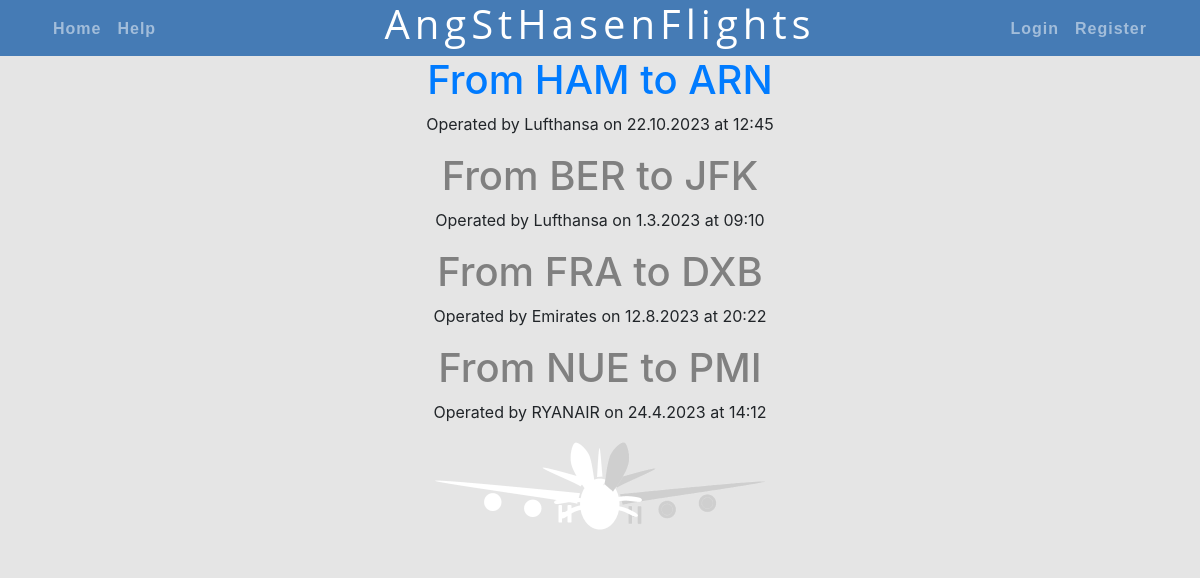
The app's page /flights/, older data.
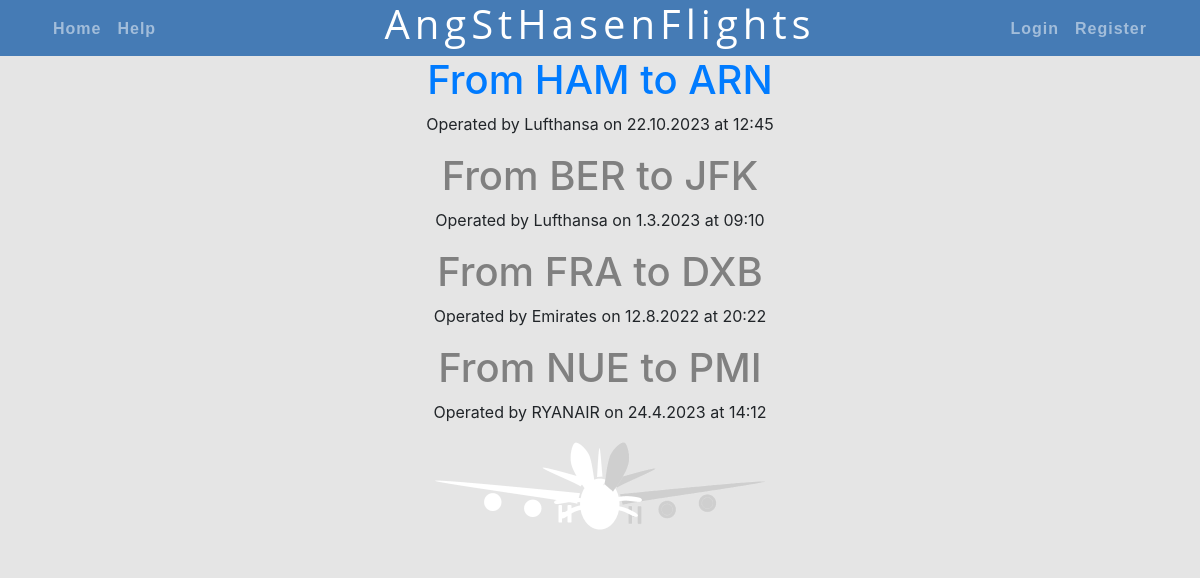
The same page, newer data.
### flightseats/models.py (models this page shows, shortened)
class Flight(models.Model):
    year = models.IntegerField(default=0)
    month = models.IntegerField(default=0)
    day = models.IntegerField(default=0)
    airline = models.CharField(max_length=250, default="Airline")
    flight_number = models.IntegerField(default=0)
    origin_airport = models.CharField(max_length=250, default="Airport")
    dest_airport = models.CharField(max_length=250, default="destination")
    departure = models.CharField(max_length=250, default="Time")

### flightseats/views.py (the view)
def flights(request):
    context = {
        'flights_bookable': Flight.objects.all()[0:1],  # first object is clickable/bookable
        'flights_rest': Flight.objects.all()[1:],  # bookable
        'current_user': request.user  # needed for black header on every page
    }
    return render(request, 'flightseats/flights.html', context)

### flightseats/templates/flightseats/flights.html
{% extends "flightseats/base.html" %}
{% block content %}
{% for flight in flights_bookable %}
<a href="{% url  'booking'  %}"><h1> From {{ flight.origin_airport }} to
    {{ flight.dest_airport }} </h1></a>
<p>Operated by {{ flight.airline }} on {{ flight.day }}.{{ flight.month }}.{{ flight.year }}
    at {{ flight.departure }}</p>
{% endfor %}
{% for flight in flights_rest %}
<a style="color:grey"><h1> From {{ flight.origin_airport }} to
    {{ flight.dest_airport }} </h1></a>
<p>Operated by {{ flight.airline }} on {{ flight.day }}.{{ flight.month }}.{{ flight.year }}
    at {{ flight.departure }}</p>
{% endfor %}
{% endblock content %}

### flightseats/templates/flightseats/base.html (shortened to what this page needs)
<!DOCTYPE html>
<html lang="en">
<head>
    <link rel="stylesheet" href="https://cdn.jsdelivr.net/npm/bootstrap@4.0.0/dist/css/bootstrap.min.css"
>
</head>
<body>
</body>
<header>
    <h1>
    </h1>
    <header class="site-header" style = "height: 0px">
        {% if user.is_authenticated %}
        <nav class="navbar navbar-expand-md navbar-dark bg-steel fixed-top" style="position: relative; top: -55px">
            {% else %}
        <nav class="navbar navbar-expand-md navbar-dark bg-steel fixed-top" style="position: relative; top:-55px">
            {% endif %}
            <div class="container">
                <div class="collapse navbar-collapse" id="navbarToggle">
                    <div class="navbar-nav mr-auto">
                        <a class="nav-item nav-link" href="{% url 'flightseats-home' %}">Home</a>
                        <a class="nav-item nav-link" href="{% url 'help' %}">Help</a>
                    </div>
                    <div class="navbar-nav">
                        {% if user.is_superuser %}
                        <a class="nav-item nav-link" href="{% url 'flights' %}">Book seat</a>
                        <a class="nav-item nav-link" href="/admin/">Admin terminal</a>
                        <a class="nav-item nav-link" href="{% url 'logout' %}">Logout</a>
                        {% elif user.is_authenticated %}
                        <a class="nav-item nav-link" href="{% url 'flights' %}">Book seat</a>
                        <a class="nav-item nav-link" href="{% url 'logout' %}">Logout</a>
                        {% else %}
                        <a class="nav-item nav-link" href="{% url 'login' %}">Login</a>
                        <a class="nav-item nav-link" href="{% url 'register' %}">Register</a>
                        {% endif %}
                    </div>
                </div>
            </div>
        </nav>
    </header>
</header>
<body>
<div class="container">
    {% block content %}{% endblock %}
</div>
<img src="/../static/img/images/angsthase4.png" alt="angsthase4" width="333" height="110" style="position: relative; bottom: 0;">
</body>
</html>

### flightseats/templates/flightseats/base.html (style rules this page uses)
header { font-family: 'Open Sans'; font-weight: bold; background-color: rgba(69,123,181); letter-spacing:5px; color: white; margin: 0; position: sticky; top: 0; width: 100%; }
.nav-item { font-family: Arial, sans-serif; font-size: medium; font-weight: bold; letter-spacing: 1px; }
a { font-size: 16px }
p { text-align: center; }
h1 { text-align: center; }
body { text-align:center; background-color: rgba(0,0,0, 0.1); }
::placeholder { text-align: center; }

Row changes from the older to the newer data that the page shows:
changed Flight "FRA": year "2023" → "2022"
